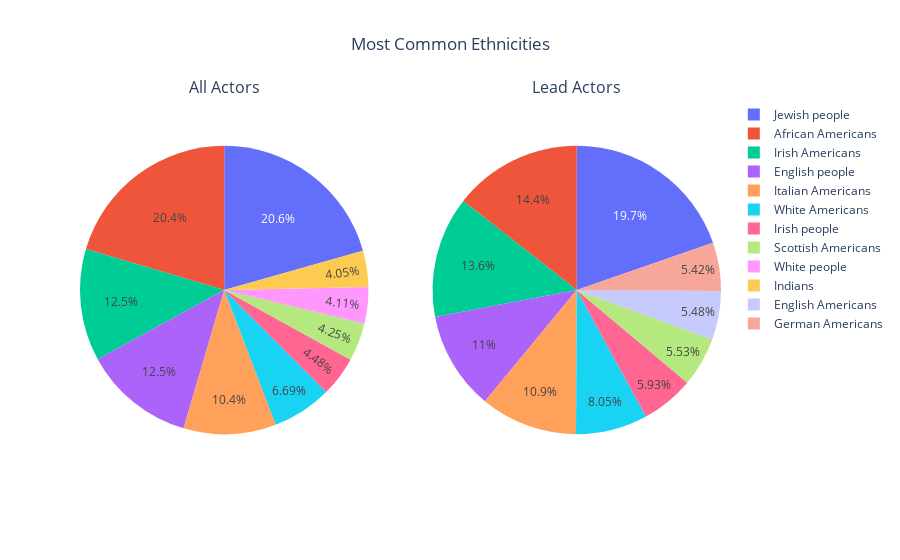

The code cell stored with this chart in its notebook:
### Markdown cell above
# Pie charts

### Code cell
import pandas as pd
import plotly.express as px
from plotly.subplots import make_subplots
import plotly.graph_objects as go

def count_pie_plots_with_subtitles(
    data1,
    data2,
    column,
    title,
    label,
    cutoff=None,
):
    col_counts_1 = data1[column].value_counts().reset_index()
    col_counts_1.columns = [column, 'count']

    col_counts_2 = data2[column].value_counts().reset_index()
    col_counts_2.columns = [column, 'count']

    if cutoff:
        col_counts_1 = col_counts_1[:cutoff]
        col_counts_2 = col_counts_2[:cutoff]

    fig = make_subplots(
        rows=1, cols=2,
        specs=[[{'type': 'domain'}, {'type': 'domain'}]],
        subplot_titles=["All Actors", "Lead Actors"]
    )
    fig.add_trace(
        go.Pie(
            labels=col_counts_1[column],
            values=col_counts_1['count'],
            name="All Actors"
        ),
        row=1, col=1
    )
    fig.add_trace(
        go.Pie(
            labels=col_counts_2[column],
            values=col_counts_2['count'],
            name="Lead Actors"
        ),
        row=1, col=2
    )
    fig.update_layout(
        title_text=title,
        title_x=0.5,
        template="plotly_white"
    )
    return fig

fig_ethnicity = count_pie_plots_with_subtitles(
    characters_data_on_subset_movie,
    lead_actors_data_on_subset_movie,
    column="actor_ethnicity_label",
    title="Most Common Ethnicities",
    label="Ethnicity",
    cutoff=10
)

fig_ethnicity.show()

fig_ethnicity.write_html("pie_actor_ethnicity.html")

### Figure 1 — Plotly figure (JSON) as saved in the notebook; plotly's stock layout.template omitted (floating-point values rounded to 4 significant figures)
{"data": [{"domain": {"x": [0, 0.45], "y": [0, 1]}, "labels": ["Jewish people", "African Americans", "Irish Americans", "English people", "Italian Americans", "White Americans", "Irish people", "Scottish Americans", "White people", "Indians"], "name": "All Actors", "type": "pie", "values": [1008, 999, 613, 611, 507, 327, 219, 208, 201, 198]}, {"domain": {"x": [0.55, 1], "y": [0, 1]}, "labels": ["Jewish people", "African Americans", "Irish Americans", "English people", "Italian Americans", "White Americans", "Irish people", "Scottish Americans", "English Americans", "German Americans"], "name": "Lead Actors", "type": "pie", "values": [352, 258, 243, 197, 195, 144, 106, 99, 98, 97]}], "layout": {"annotations": [{"font": {"size": 16}, "showarrow": false, "text": "All Actors", "x": 0.225, "xanchor": "center", "xref": "paper", "y": 1, "yanchor": "bottom", "yref": "paper"}, {"font": {"size": 16}, "showarrow": false, "text": "Lead Actors", "x": 0.775, "xanchor": "center", "xref": "paper", "y": 1, "yanchor": "bottom", "yref": "paper"}], "title": {"text": "Most Common Ethnicities", "x": 0.5}}}
